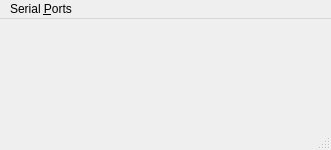
<?xml version="1.0" encoding="UTF-8"?>
<ui version="4.0">
 <class>MainWindow</class>
 <widget class="QMainWindow" name="MainWindow">
  <property name="geometry">
   <rect>
    <x>0</x>
    <y>0</y>
    <width>331</width>
    <height>150</height>
   </rect>
  </property>
  <property name="windowTitle">
   <string>MainWindow</string>
  </property>
  <property name="windowIcon">
   <iconset>
    <normaloff>signal.png</normaloff>signal.png</iconset>
  </property>
  <widget class="QWidget" name="centralwidget"/>
  <widget class="QMenuBar" name="menubar">
   <property name="geometry">
    <rect>
     <x>0</x>
     <y>0</y>
     <width>331</width>
     <height>21</height>
    </rect>
   </property>
   <widget class="QMenu" name="menuSerialPorts">
    <property name="title">
     <string>Serial &amp;Ports</string>
    </property>
   </widget>
   <addaction name="menuSerialPorts"/>
  </widget>
  <widget class="QStatusBar" name="statusbar"/>
 </widget>
 <resources/>
 <connections/>
</ui>
